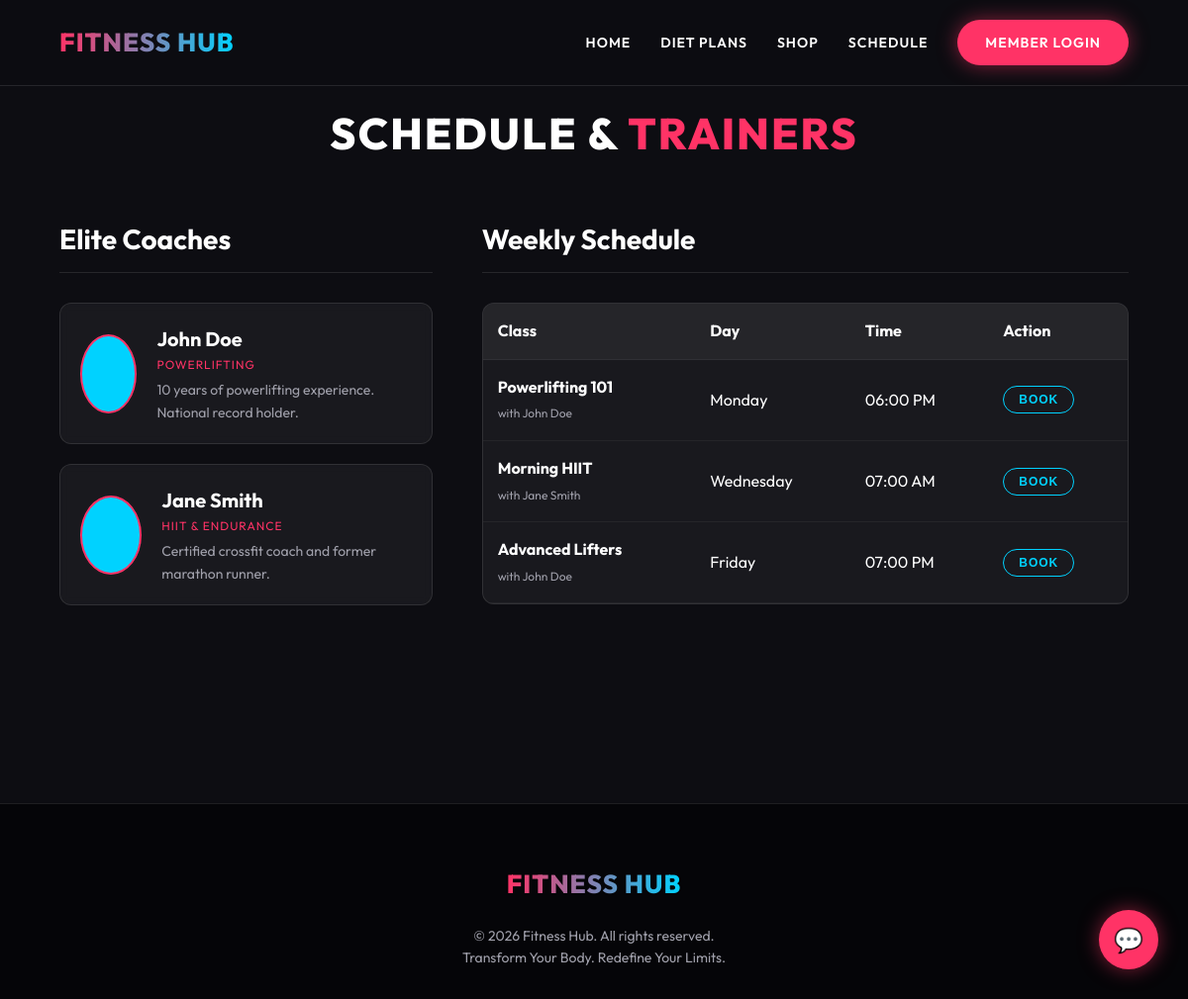
Page /schedule.php on the committed database.
### tables this page shows
CREATE TABLE IF NOT EXISTS trainers (
    id INT AUTO_INCREMENT PRIMARY KEY,
    name VARCHAR(100),
    specialty VARCHAR(100),
    bio TEXT,
    image_url VARCHAR(255)
);

CREATE TABLE IF NOT EXISTS classes (
    id INT AUTO_INCREMENT PRIMARY KEY,
    name VARCHAR(100),
    trainer_id INT,
    start_time TIME,
    end_time TIME,
    day_of_week ENUM('Monday', 'Tuesday', 'Wednesday', 'Thursday', 'Friday', 'Saturday', 'Sunday'),
    FOREIGN KEY (trainer_id) REFERENCES trainers(id)
);

### schedule.php (the view, shortened to what this page needs)
<?php require_once 'includes/db.php'; ?>
<?php require_once 'includes/header.php'; ?>
<section class="container" style="padding: 100px 0;">
    <h1 class="section-title">Schedule & <span class="highlight">Trainers</span></h1>
    <div style="display:flex; flex-wrap:wrap; gap:50px;">
        <div style="flex: 1 1 300px;">
            <h2 style="font-size:28px; margin-bottom:30px; border-bottom:1px solid var(--border); padding-bottom:10px;">Elite Coaches</h2>
            <?php
            $stmt = $pdo->query("SELECT * FROM trainers");
            $trainers = $stmt->fetchAll();
            foreach ($trainers as $trainer):
            ?>
            <div class="card" style="margin-bottom:20px; display:flex; align-items:center; gap:20px; padding:20px;">
                <div style="width:80px; height:80px; border-radius:50%; background:var(--secondary); background-image:url('<?= htmlspecialchars($trainer['image_url']) ?>'); background-size:cover; border:2px solid var(--primary);"></div>
                <div>
                    <h3 style="font-size:20px;"><?= htmlspecialchars($trainer['name']) ?></h3>
                    <p style="color:var(--primary); font-size:12px; text-transform:uppercase; letter-spacing:1px; margin-bottom:5px;"><?= htmlspecialchars($trainer['specialty']) ?></p>
                    <p style="color:var(--text-muted); font-size:14px;"><?= htmlspecialchars($trainer['bio']) ?></p>
                </div>
            </div>
            <?php endforeach; ?>
        </div>
        <div style="flex: 2 1 500px;">
            <h2 style="font-size:28px; margin-bottom:30px; border-bottom:1px solid var(--border); padding-bottom:10px;">Weekly Schedule</h2>
            <div style="background:var(--card-bg); border:1px solid var(--border); border-radius:var(--radius); overflow:hidden;">
                <table style="width:100%; border-collapse:collapse; text-align:left;">
                    <thead>
                        <tr style="background:rgba(255,255,255,0.05);">
                            <th style="padding:15px; border-bottom:1px solid var(--border);">Class</th>
                            <th style="padding:15px; border-bottom:1px solid var(--border);">Day</th>
                            <th style="padding:15px; border-bottom:1px solid var(--border);">Time</th>
                            <th style="padding:15px; border-bottom:1px solid var(--border);">Action</th>
                        </tr>
                    </thead>
                    <tbody>
                        <?php
                        $stmt = $pdo->query("SELECT classes.*, trainers.name as trainer_name FROM classes JOIN trainers ON classes.trainer_id = trainers.id ORDER BY FIELD(day_of_week, 'Monday', 'Tuesday', 'Wednesday', 'Thursday', 'Friday', 'Saturday', 'Sunday'), start_time");
                        $classes = $stmt->fetchAll();
                        foreach ($classes as $class):
                        ?>
                        <tr style="border-bottom:1px solid rgba(255,255,255,0.05); transition:background 0.3s;" onmouseover="this.style.background='rgba(255,51,102,0.1)'" onmouseout="this.style.background='transparent'">
                            <td style="padding:15px;">
                                <strong><?= htmlspecialchars($class['name']) ?></strong><br>
                                <span style="font-size:12px; color:var(--text-muted);">with <?= htmlspecialchars($class['trainer_name']) ?></span>
                            </td>
                            <td style="padding:15px;"><?= htmlspecialchars($class['day_of_week']) ?></td>
                            <td style="padding:15px;"><?= date('h:i A', strtotime($class['start_time'])) ?></td>
                            <td style="padding:15px;">
                                <form action="/Gym/book.php" method="POST">
                                    <button type="submit" class="btn btn-outline" style="padding:6px 15px; font-size:12px;">Book</button>
                                </form>
                            </td>
                        </tr>
                        <?php endforeach; ?>
                    </tbody>
                </table>
            </div>
        </div>
    </div>
</section>
<?php require_once 'includes/footer.php'; ?>

### assets/css/style.css (style rules this page uses)
:root { --bg-color: #0d0d12; --text-color: #ffffff; --text-muted: #a0a0ab; --primary: #ff3366; --secondary: #00d2ff; --card-bg: rgba(255, 255, 255, 0.05); --border: rgba(255, 255, 255, 0.1); --font-family: 'Outfit', sans-serif; --glow: 0 0 20px rgba(255, 51, 102, 0.5); --radius: 12px; }
* { box-sizing: border-box; margin: 0; padding: 0; }
body { background-color: var(--bg-color); color: var(--text-color); font-family: var(--font-family); line-height: 1.6; overflow-x: hidden; }
.container { width: 90%; max-width: 1200px; margin: 0 auto; }
.btn { padding: 12px 28px; border-radius: 30px; font-weight: 800; text-transform: uppercase; cursor: pointer; transition: all 0.3s ease; border: none; display: inline-block; font-size: 14px; letter-spacing: 1px; }
.btn-outline { background: transparent; border: 1px solid var(--secondary); color: var(--secondary); }
.section-title { font-size: 44px; font-weight: 800; text-align: center; margin-bottom: 50px; text-transform: uppercase; letter-spacing: 2px; }
.highlight { color: var(--primary); }
.card { background: var(--card-bg); border: 1px solid var(--border); border-radius: var(--radius); padding: 30px; transition: transform 0.3s ease, border-color 0.3s ease; backdrop-filter: blur(5px); }

### rows in the picture
trainers: name "John Doe", specialty "POWERLIFTING", bio "10 years of powerlifting experience. National record holder."
trainers: name "Jane Smith", specialty "HIIT & ENDURANCE", bio "Certified crossfit coach and former marathon runner."
classes: name "Powerlifting 101", trainer.name "John Doe", day_of_week "Monday", start_time "06:00 PM"
classes: name "Morning HIIT", trainer.name "Jane Smith", day_of_week "Wednesday", start_time "07:00 AM"
classes: name "Advanced Lifters", trainer.name "John Doe", day_of_week "Friday", start_time "07:00 PM"
